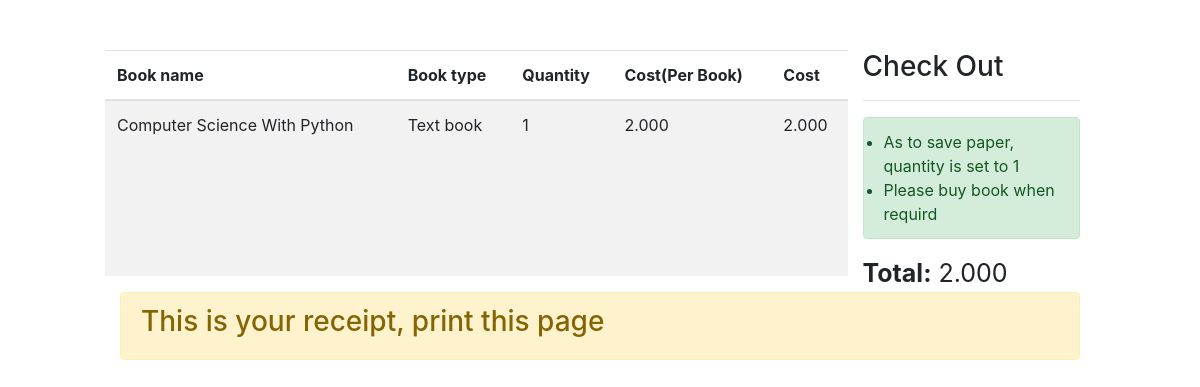
Page /cart/receipt/ (signed in) on the committed database.
### store/models.py (models this page shows, shortened)
class Cart(models.Model) :
    user = models.ForeignKey(Account, on_delete=models.CASCADE)
    book_name = models.ForeignKey(Book, on_delete=models.CASCADE)
    book_type = models.CharField(max_length=100, editable=False)
    quantity = models.IntegerField(default=1)
    cost = models.DecimalField(max_digits=5, decimal_places=3, editable=False)
    total_cost = models.DecimalField(max_digits=7, decimal_places=3, editable=False)

### inventory/models.py (models this page shows)
class Book(models.Model) :
    subject_choice = (('English', 'English'),
                    ('Math', 'Math'),
                    ('Science', 'Science'),
                    ('Physics', 'Physics'),
                    ('Chemistry', 'Chemistry'),
                    ('Biology', 'Biology'),
                    ('Computer Science', 'Computer Science'),
                    ('Social Studies', 'Social Studies'),
                    ('Hindi', 'Hindi'),
                    ('Arabic', 'Arabic'),
                    )
    type_choice = (('Text book', 'Text book'),
                    ('Long note book', 'Long note book'),
                    ('Short note book', 'Short note book')
                    )
    grade_choice = (('1', '1'),
                    ('2', '2'),
                    ('3', '3'),
                    ('4', '4'),
                    ('5', '5'),
                    ('6', '6'),
                    ('7', '7'),
                    ('8', '8'),
                    ('9', '9'),
                    ('10','10'),
                    ('11','11'),
                    ('12','12'),
                    ('All', 'All')
                    )
    name = models.CharField(max_length=100, unique=True)
    subject = models.CharField(max_length=100, choices=subject_choice)
    book_type = models.CharField(max_length=100, choices=type_choice)
    grade = models.CharField(max_length=100, choices=grade_choice)
    stock = models.IntegerField()
    cost = models.DecimalField(max_digits=5, decimal_places=3)
    def __str__(self):
        return(self.name)

### store/views.py (the view)
# urls.py: path('cart/receipt/', views.receipt, name='receipt'),
@login_required(login_url='login')
def receipt(request) :
    user = request.user
    cart = Cart.objects.filter(user=user)
    costs = Cart.objects.filter(user=user).values('total_cost')
    sub_total = 0.000
    if len(cart) != 0 :
        for cost in costs :
            sub_total += float(cost['total_cost'])
    else :
        sub_total = 0.000
    sub_total = ('{:.3f}'.format(sub_total))
    context = {'cart':cart, 'sub_total':sub_total}
    return(render(request, 'store/receipt.html', context))

### store/templates/store/receipt.html (shortened to what this page needs)
<!DOCTYPE html>
<html>
<head>
    <link rel="stylesheet" href="https://stackpath.bootstrapcdn.com/bootstrap/4.4.1/css/bootstrap.min.css">
</head>
<body>
    <div class='content'>
        <div class="row">
            <table class="table table-striped col-9">
                <thead>
                    <tr>
                        <th scope="col">Book name</th>
                        <th scope="col">Book type</th>
                        <th scope="col">Quantity</th>
                        <th scope="col">Cost(Per Book)</th>
                        <th scope="col">Cost</th>
                    </tr>
                </thead>
                <tbody>
                {% for book in cart %}
                    <tr>
                        <td>{{book.book_name}}</td>
                        <td>{{book.book_type}}</td>
                        <td>{{book.quantity}}</td>
                        <td>{{book.cost}}</td>
                        <td>{{book.total_cost}}</td>
                    </tr>
                {% endfor %}
                </tbody>
            </table>
            <div class="col-3">
                <h3>Check Out</h3>
                <hr>
                <ul class="alert alert-success" role="alert">
                    <li>As to save paper, quantity is set to 1</li>
                    <li>Please buy book when requird</li>
                </ul>
                <div id="total">
                    <b>Total:</b> {{sub_total}}
                </div>
            </div>
        </div>
        <div class="alert alert-warning">
            <h3>This is your receipt, print this page</h3>
        </div>
    </div>
</body>
</html>

### store/templates/store/receipt.html (style rules this page uses)
.content { margin: auto; margin-top: 50px; width: 80%; margin-bottom: 50px; }
#total { font-size: 25px; text-align: left; }
.table { float: left; }

### rows in the picture
Cart: book_name "Computer Science With Python", book_type "Text book", quantity "1", cost "2.000", total_cost "2.000"

### other values in the picture
{{ sub_total }} "2.000"
